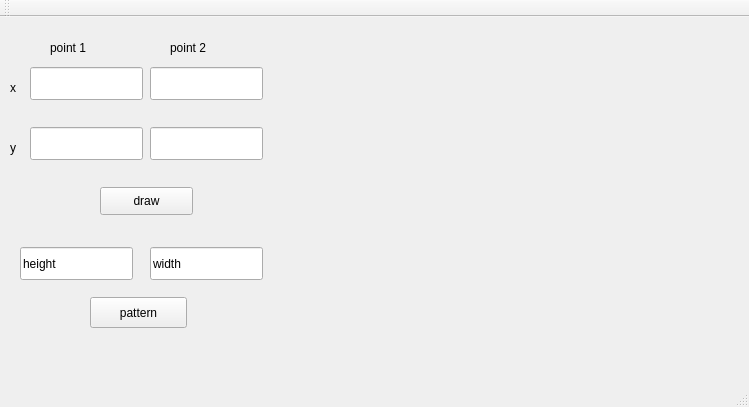
<?xml version="1.0" encoding="UTF-8"?>
<ui version="4.0">
 <class>MainWindow</class>
 <widget class="QMainWindow" name="MainWindow">
  <property name="geometry">
   <rect>
    <x>0</x>
    <y>0</y>
    <width>749</width>
    <height>407</height>
   </rect>
  </property>
  <property name="windowTitle">
   <string>MainWindow</string>
  </property>
  <widget class="QWidget" name="centralWidget">
   <widget class="QLineEdit" name="x1">
    <property name="geometry">
     <rect>
      <x>30</x>
      <y>50</y>
      <width>113</width>
      <height>33</height>
     </rect>
    </property>
    <property name="text">
     <string/>
    </property>
   </widget>
   <widget class="QLineEdit" name="x2">
    <property name="geometry">
     <rect>
      <x>150</x>
      <y>50</y>
      <width>113</width>
      <height>33</height>
     </rect>
    </property>
    <property name="text">
     <string/>
    </property>
   </widget>
   <widget class="QLineEdit" name="y1">
    <property name="geometry">
     <rect>
      <x>30</x>
      <y>110</y>
      <width>113</width>
      <height>33</height>
     </rect>
    </property>
    <property name="text">
     <string/>
    </property>
   </widget>
   <widget class="QLineEdit" name="y2">
    <property name="geometry">
     <rect>
      <x>150</x>
      <y>110</y>
      <width>113</width>
      <height>33</height>
     </rect>
    </property>
    <property name="text">
     <string/>
    </property>
   </widget>
   <widget class="QLabel" name="label">
    <property name="geometry">
     <rect>
      <x>50</x>
      <y>20</y>
      <width>65</width>
      <height>21</height>
     </rect>
    </property>
    <property name="text">
     <string>point 1</string>
    </property>
   </widget>
   <widget class="QLabel" name="label_2">
    <property name="geometry">
     <rect>
      <x>170</x>
      <y>20</y>
      <width>65</width>
      <height>21</height>
     </rect>
    </property>
    <property name="text">
     <string>point 2</string>
    </property>
   </widget>
   <widget class="QLabel" name="label_3">
    <property name="geometry">
     <rect>
      <x>10</x>
      <y>60</y>
      <width>65</width>
      <height>21</height>
     </rect>
    </property>
    <property name="text">
     <string>x</string>
    </property>
   </widget>
   <widget class="QLabel" name="label_4">
    <property name="geometry">
     <rect>
      <x>10</x>
      <y>120</y>
      <width>65</width>
      <height>21</height>
     </rect>
    </property>
    <property name="text">
     <string>y</string>
    </property>
   </widget>
   <widget class="QPushButton" name="pushButton_3">
    <property name="geometry">
     <rect>
      <x>90</x>
      <y>280</y>
      <width>97</width>
      <height>31</height>
     </rect>
    </property>
    <property name="text">
     <string>pattern</string>
    </property>
   </widget>
   <widget class="QLabel" name="l">
    <property name="geometry">
     <rect>
      <x>360</x>
      <y>20</y>
      <width>300</width>
      <height>300</height>
     </rect>
    </property>
    <property name="text">
     <string/>
    </property>
   </widget>
   <widget class="QLineEdit" name="lineEdit">
    <property name="geometry">
     <rect>
      <x>20</x>
      <y>230</y>
      <width>113</width>
      <height>33</height>
     </rect>
    </property>
    <property name="text">
     <string>height</string>
    </property>
   </widget>
   <widget class="QLineEdit" name="lineEdit_2">
    <property name="geometry">
     <rect>
      <x>150</x>
      <y>230</y>
      <width>113</width>
      <height>33</height>
     </rect>
    </property>
    <property name="text">
     <string>width</string>
    </property>
   </widget>
   <widget class="QPushButton" name="pushButton">
    <property name="geometry">
     <rect>
      <x>100</x>
      <y>170</y>
      <width>93</width>
      <height>28</height>
     </rect>
    </property>
    <property name="text">
     <string>draw</string>
    </property>
   </widget>
  </widget>
  <widget class="QMenuBar" name="menuBar">
   <property name="geometry">
    <rect>
     <x>0</x>
     <y>0</y>
     <width>749</width>
     <height>26</height>
    </rect>
   </property>
  </widget>
  <widget class="QToolBar" name="mainToolBar">
   <attribute name="toolBarArea">
    <enum>TopToolBarArea</enum>
   </attribute>
   <attribute name="toolBarBreak">
    <bool>false</bool>
   </attribute>
  </widget>
  <widget class="QStatusBar" name="statusBar"/>
 </widget>
 <layoutdefault spacing="6" margin="11"/>
 <resources/>
 <connections/>
</ui>
